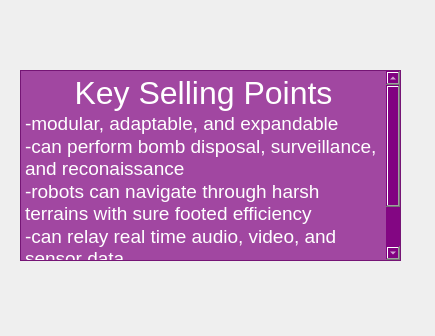
<?xml version="1.0" encoding="UTF-8"?>
<ui version="4.0">
 <class>SellPoint</class>
 <widget class="QDialog" name="SellPoint">
  <property name="geometry">
   <rect>
    <x>0</x>
    <y>0</y>
    <width>435</width>
    <height>336</height>
   </rect>
  </property>
  <property name="windowTitle">
   <string>Dialog</string>
  </property>
  <property name="styleSheet">
   <string notr="true">#SellPoint{
	background-image: url(:/Resources/galaxy-cool-photo-3-2-s-307x512.jpg);
}</string>
  </property>
  <widget class="QTextBrowser" name="textBrowser">
   <property name="geometry">
    <rect>
     <x>20</x>
     <y>70</y>
     <width>381</width>
     <height>191</height>
    </rect>
   </property>
   <property name="autoFillBackground">
    <bool>false</bool>
   </property>
   <property name="styleSheet">
    <string notr="true">font: 13pt &quot;American TypeWriter&quot;;
background-color: rgba(128, 0, 128, 179);
color: white;

</string>
   </property>
   <property name="html">
    <string>&lt;!DOCTYPE HTML PUBLIC &quot;-//W3C//DTD HTML 4.0//EN&quot; &quot;http://www.w3.org/TR/REC-html40/strict.dtd&quot;&gt;
&lt;html&gt;&lt;head&gt;&lt;meta name=&quot;qrichtext&quot; content=&quot;1&quot; /&gt;&lt;style type=&quot;text/css&quot;&gt;
p, li { white-space: pre-wrap; }
&lt;/style&gt;&lt;/head&gt;&lt;body style=&quot; font-family:'American TypeWriter'; font-size:13pt; font-weight:400; font-style:normal;&quot;&gt;
&lt;p align=&quot;center&quot; style=&quot; margin-top:0px; margin-bottom:0px; margin-left:0px; margin-right:0px; -qt-block-indent:0; text-indent:0px;&quot;&gt;&lt;span style=&quot; font-size:24pt;&quot;&gt;Key Selling Points&lt;/span&gt;&lt;/p&gt;
&lt;p style=&quot; margin-top:0px; margin-bottom:0px; margin-left:0px; margin-right:0px; -qt-block-indent:0; text-indent:0px;&quot;&gt;&lt;span style=&quot; font-size:14pt;&quot;&gt;-modular, adaptable, and expandable&lt;/span&gt;&lt;/p&gt;
&lt;p style=&quot; margin-top:0px; margin-bottom:0px; margin-left:0px; margin-right:0px; -qt-block-indent:0; text-indent:0px;&quot;&gt;&lt;span style=&quot; font-size:14pt;&quot;&gt;-can perform bomb disposal, surveillance, and reconaissance&lt;/span&gt;&lt;/p&gt;
&lt;p style=&quot; margin-top:0px; margin-bottom:0px; margin-left:0px; margin-right:0px; -qt-block-indent:0; text-indent:0px;&quot;&gt;&lt;span style=&quot; font-size:14pt;&quot;&gt;-robots can navigate through harsh terrains with sure footed efficiency&lt;/span&gt;&lt;/p&gt;
&lt;p style=&quot; margin-top:0px; margin-bottom:0px; margin-left:0px; margin-right:0px; -qt-block-indent:0; text-indent:0px;&quot;&gt;&lt;span style=&quot; font-size:14pt;&quot;&gt;-can relay real time audio, video, and sensor data&lt;/span&gt;&lt;/p&gt;
&lt;p style=&quot; margin-top:0px; margin-bottom:0px; margin-left:0px; margin-right:0px; -qt-block-indent:0; text-indent:0px;&quot;&gt;&lt;span style=&quot; font-size:14pt;&quot;&gt;-will greatly enhance public safety and reduce casualities during wartime&lt;/span&gt;&lt;/p&gt;&lt;/body&gt;&lt;/html&gt;</string>
   </property>
  </widget>
 </widget>
 <resources/>
 <connections/>
</ui>
